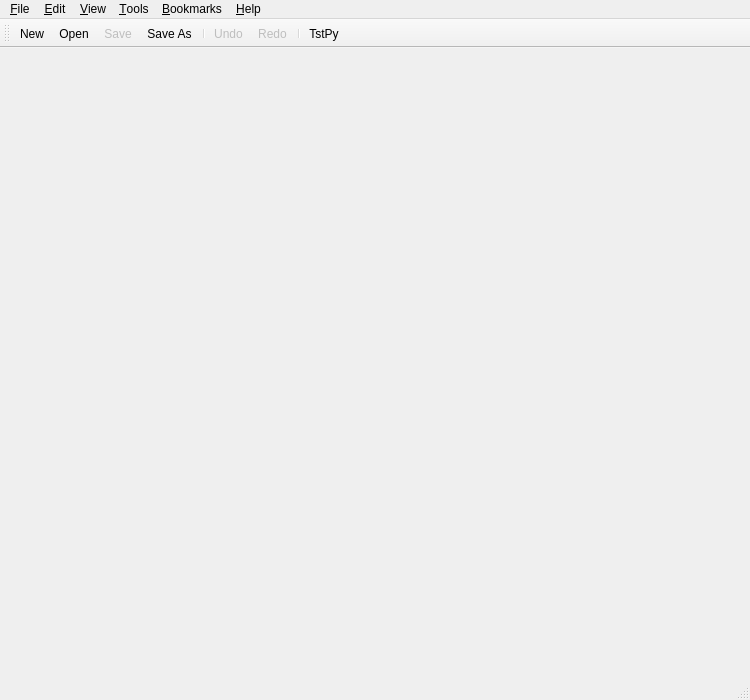
<?xml version="1.0" encoding="UTF-8"?>
<ui version="4.0">
 <class>QScintillaEditor</class>
 <widget class="QMainWindow" name="QScintillaEditor">
  <property name="geometry">
   <rect>
    <x>0</x>
    <y>0</y>
    <width>750</width>
    <height>700</height>
   </rect>
  </property>
  <property name="contextMenuPolicy">
   <enum>Qt::NoContextMenu</enum>
  </property>
  <widget class="QWidget" name="centralWidget"/>
  <widget class="QMenuBar" name="menuBar">
   <property name="geometry">
    <rect>
     <x>0</x>
     <y>0</y>
     <width>750</width>
     <height>17</height>
    </rect>
   </property>
   <widget class="QMenu" name="menuFile">
    <property name="title">
     <string>&amp;File</string>
    </property>
    <widget class="QMenu" name="menuReopenWithEncoding">
     <property name="enabled">
      <bool>false</bool>
     </property>
     <property name="title">
      <string>Reopen with Encoding</string>
     </property>
    </widget>
    <addaction name="actionNew"/>
    <addaction name="actionOpen"/>
    <addaction name="actionReopen"/>
    <addaction name="menuReopenWithEncoding"/>
    <addaction name="actionSave"/>
    <addaction name="actionSaveAs"/>
    <addaction name="separator"/>
    <addaction name="actionPageSetup"/>
    <addaction name="actionPrint"/>
    <addaction name="separator"/>
    <addaction name="actionClose"/>
    <addaction name="actionQuit"/>
   </widget>
   <widget class="QMenu" name="menuEdit">
    <property name="title">
     <string>&amp;Edit</string>
    </property>
    <addaction name="actionUndo"/>
    <addaction name="actionRedo"/>
    <addaction name="separator"/>
    <addaction name="actionCut"/>
    <addaction name="actionCopy"/>
    <addaction name="actionPaste"/>
    <addaction name="separator"/>
    <addaction name="actionFind"/>
    <addaction name="actionFindNext"/>
    <addaction name="actionFindPrevious"/>
    <addaction name="actionReplace"/>
    <addaction name="actionGoTo"/>
    <addaction name="separator"/>
    <addaction name="actionSelectAll"/>
   </widget>
   <widget class="QMenu" name="menuFormat">
    <property name="title">
     <string>&amp;Tools</string>
    </property>
    <widget class="QMenu" name="menuEncoding">
     <property name="title">
      <string>Encoding</string>
     </property>
    </widget>
    <widget class="QMenu" name="menuEndOfLine">
     <property name="title">
      <string>End of Line</string>
     </property>
     <addaction name="actionEndOfLineWindows"/>
     <addaction name="actionEndOfLineUnix"/>
     <addaction name="actionEndOfLineMacintosh"/>
    </widget>
    <widget class="QMenu" name="menuLanguage">
     <property name="title">
      <string>Language</string>
     </property>
    </widget>
    <widget class="QMenu" name="menuColorScheme">
     <property name="title">
      <string>Color Scheme</string>
     </property>
    </widget>
    <addaction name="actionWordWrap"/>
    <addaction name="actionFont"/>
    <addaction name="menuColorScheme"/>
    <addaction name="separator"/>
    <addaction name="menuLanguage"/>
    <addaction name="menuEncoding"/>
    <addaction name="menuEndOfLine"/>
    <addaction name="separator"/>
    <addaction name="actionToLowercase"/>
    <addaction name="actionToUppercase"/>
   </widget>
   <widget class="QMenu" name="menuView">
    <property name="title">
     <string>&amp;View</string>
    </property>
    <widget class="QMenu" name="menuZoom">
     <property name="title">
      <string>Zoom</string>
     </property>
     <addaction name="actionZoomIn"/>
     <addaction name="actionZoomOut"/>
     <addaction name="actionResetZoom"/>
    </widget>
    <addaction name="actionFullscreen"/>
    <addaction name="separator"/>
    <addaction name="actionToolBar"/>
    <addaction name="actionStatusBar"/>
    <addaction name="separator"/>
    <addaction name="menuZoom"/>
    <addaction name="separator"/>
    <addaction name="actionWhitespace"/>
    <addaction name="actionEndOfLine"/>
    <addaction name="separator"/>
    <addaction name="actionIndentationGuides"/>
    <addaction name="actionHighlightCurrentLine"/>
    <addaction name="actionLongLineIndicator"/>
    <addaction name="separator"/>
    <addaction name="actionLineNumbers"/>
    <addaction name="actionIconMargin"/>
    <addaction name="actionFoldMargin"/>
   </widget>
   <widget class="QMenu" name="menuHelp">
    <property name="title">
     <string>&amp;Help</string>
    </property>
    <addaction name="actionAbout"/>
   </widget>
   <widget class="QMenu" name="menuBookmarks">
    <property name="title">
     <string>&amp;Bookmarks</string>
    </property>
    <addaction name="actionToggleBookmark"/>
    <addaction name="actionPreviousBookmark"/>
    <addaction name="actionNextBookmark"/>
    <addaction name="actionClearAllBookmarks"/>
   </widget>
   <addaction name="menuFile"/>
   <addaction name="menuEdit"/>
   <addaction name="menuView"/>
   <addaction name="menuFormat"/>
   <addaction name="menuBookmarks"/>
   <addaction name="menuHelp"/>
  </widget>
  <widget class="QToolBar" name="mainToolBar">
   <property name="toolButtonStyle">
    <enum>Qt::ToolButtonTextBesideIcon</enum>
   </property>
   <attribute name="toolBarArea">
    <enum>TopToolBarArea</enum>
   </attribute>
   <attribute name="toolBarBreak">
    <bool>false</bool>
   </attribute>
   <addaction name="actionNew"/>
   <addaction name="actionOpen"/>
   <addaction name="actionSave"/>
   <addaction name="actionSaveAs"/>
   <addaction name="separator"/>
   <addaction name="actionUndo"/>
   <addaction name="actionRedo"/>
   <addaction name="separator"/>
   <addaction name="actionTstPy"/>
  </widget>
  <widget class="QStatusBar" name="statusBar"/>
  <action name="actionNew">
   <property name="text">
    <string>New</string>
   </property>
   <property name="shortcut">
    <string>Ctrl+N</string>
   </property>
  </action>
  <action name="actionOpen">
   <property name="text">
    <string>Open...</string>
   </property>
   <property name="shortcut">
    <string>Ctrl+O</string>
   </property>
  </action>
  <action name="actionSave">
   <property name="enabled">
    <bool>false</bool>
   </property>
   <property name="text">
    <string>Save</string>
   </property>
   <property name="shortcut">
    <string>Ctrl+S</string>
   </property>
  </action>
  <action name="actionSaveAs">
   <property name="text">
    <string>Save As...</string>
   </property>
  </action>
  <action name="actionPrint">
   <property name="text">
    <string>Print...</string>
   </property>
   <property name="shortcut">
    <string>Ctrl+P</string>
   </property>
  </action>
  <action name="actionPageSetup">
   <property name="text">
    <string>Page Setup...</string>
   </property>
  </action>
  <action name="actionClose">
   <property name="text">
    <string>Close</string>
   </property>
   <property name="toolTip">
    <string>Close</string>
   </property>
  </action>
  <action name="actionUndo">
   <property name="enabled">
    <bool>false</bool>
   </property>
   <property name="text">
    <string>Undo</string>
   </property>
   <property name="shortcut">
    <string>Ctrl+Z</string>
   </property>
  </action>
  <action name="actionCut">
   <property name="text">
    <string>Cut</string>
   </property>
   <property name="shortcut">
    <string>Ctrl+X</string>
   </property>
  </action>
  <action name="actionCopy">
   <property name="text">
    <string>Copy</string>
   </property>
   <property name="shortcut">
    <string>Ctrl+C</string>
   </property>
  </action>
  <action name="actionPaste">
   <property name="text">
    <string>Paste</string>
   </property>
   <property name="shortcut">
    <string>Ctrl+V</string>
   </property>
  </action>
  <action name="actionFind">
   <property name="text">
    <string>Find...</string>
   </property>
   <property name="shortcut">
    <string>Ctrl+F</string>
   </property>
  </action>
  <action name="actionFindNext">
   <property name="text">
    <string>Find Next</string>
   </property>
   <property name="shortcut">
    <string>F3</string>
   </property>
  </action>
  <action name="actionReplace">
   <property name="text">
    <string>Replace...</string>
   </property>
   <property name="shortcut">
    <string>Ctrl+H</string>
   </property>
  </action>
  <action name="actionGoTo">
   <property name="text">
    <string>Go To...</string>
   </property>
   <property name="shortcut">
    <string>Ctrl+G</string>
   </property>
  </action>
  <action name="actionSelectAll">
   <property name="text">
    <string>Select All</string>
   </property>
   <property name="shortcut">
    <string>Ctrl+A</string>
   </property>
  </action>
  <action name="actionWordWrap">
   <property name="checkable">
    <bool>true</bool>
   </property>
   <property name="text">
    <string>Word Wrap</string>
   </property>
  </action>
  <action name="actionFont">
   <property name="text">
    <string>Font...</string>
   </property>
  </action>
  <action name="actionStatusBar">
   <property name="checkable">
    <bool>true</bool>
   </property>
   <property name="checked">
    <bool>false</bool>
   </property>
   <property name="text">
    <string>Status Bar</string>
   </property>
  </action>
  <action name="actionAbout">
   <property name="text">
    <string>About...</string>
   </property>
  </action>
  <action name="actionRedo">
   <property name="enabled">
    <bool>false</bool>
   </property>
   <property name="text">
    <string>Redo</string>
   </property>
   <property name="shortcut">
    <string>Ctrl+Y</string>
   </property>
  </action>
  <action name="actionToolBar">
   <property name="checkable">
    <bool>true</bool>
   </property>
   <property name="checked">
    <bool>false</bool>
   </property>
   <property name="text">
    <string>Tool Bar</string>
   </property>
  </action>
  <action name="actionFullscreen">
   <property name="checkable">
    <bool>true</bool>
   </property>
   <property name="text">
    <string>Fullscreen</string>
   </property>
   <property name="shortcut">
    <string>F11</string>
   </property>
  </action>
  <action name="actionZoomIn">
   <property name="text">
    <string>Zoom In</string>
   </property>
   <property name="shortcut">
    <string>Ctrl++</string>
   </property>
  </action>
  <action name="actionZoomOut">
   <property name="text">
    <string>Zoom Out</string>
   </property>
   <property name="shortcut">
    <string>Ctrl+-</string>
   </property>
  </action>
  <action name="actionResetZoom">
   <property name="text">
    <string>Reset Zoom</string>
   </property>
   <property name="shortcut">
    <string>Ctrl+0</string>
   </property>
  </action>
  <action name="actionWhitespace">
   <property name="checkable">
    <bool>true</bool>
   </property>
   <property name="checked">
    <bool>false</bool>
   </property>
   <property name="text">
    <string>Whitespace</string>
   </property>
  </action>
  <action name="actionFindPrevious">
   <property name="text">
    <string>Find Previous</string>
   </property>
   <property name="shortcut">
    <string>Shift+F3</string>
   </property>
  </action>
  <action name="actionLineNumbers">
   <property name="checkable">
    <bool>true</bool>
   </property>
   <property name="checked">
    <bool>false</bool>
   </property>
   <property name="text">
    <string>Line Numbers</string>
   </property>
  </action>
  <action name="actionLongLineIndicator">
   <property name="checkable">
    <bool>true</bool>
   </property>
   <property name="checked">
    <bool>false</bool>
   </property>
   <property name="text">
    <string>Long Line Indicator</string>
   </property>
  </action>
  <action name="actionQuit">
   <property name="text">
    <string>Quit</string>
   </property>
  </action>
  <action name="actionReopen">
   <property name="enabled">
    <bool>false</bool>
   </property>
   <property name="text">
    <string>Reopen</string>
   </property>
   <property name="shortcut">
    <string>F5</string>
   </property>
  </action>
  <action name="actionIndentationGuides">
   <property name="checkable">
    <bool>true</bool>
   </property>
   <property name="checked">
    <bool>false</bool>
   </property>
   <property name="text">
    <string>Indentation Guides</string>
   </property>
  </action>
  <action name="actionEndOfLineWindows">
   <property name="checkable">
    <bool>true</bool>
   </property>
   <property name="text">
    <string>Windows</string>
   </property>
  </action>
  <action name="actionEndOfLineUnix">
   <property name="checkable">
    <bool>true</bool>
   </property>
   <property name="text">
    <string>Unix</string>
   </property>
  </action>
  <action name="actionEndOfLineMacintosh">
   <property name="checkable">
    <bool>true</bool>
   </property>
   <property name="text">
    <string>Macintosh</string>
   </property>
  </action>
  <action name="actionEndOfLine">
   <property name="checkable">
    <bool>true</bool>
   </property>
   <property name="text">
    <string>End of Line</string>
   </property>
  </action>
  <action name="actionToLowercase">
   <property name="text">
    <string>To Lowercase</string>
   </property>
   <property name="shortcut">
    <string>Ctrl+U</string>
   </property>
  </action>
  <action name="actionToUppercase">
   <property name="text">
    <string>To Uppercase</string>
   </property>
   <property name="shortcut">
    <string>Ctrl+Shift+U</string>
   </property>
  </action>
  <action name="actionIconMargin">
   <property name="checkable">
    <bool>true</bool>
   </property>
   <property name="text">
    <string>Icon Margin</string>
   </property>
  </action>
  <action name="actionFoldMargin">
   <property name="checkable">
    <bool>true</bool>
   </property>
   <property name="checked">
    <bool>false</bool>
   </property>
   <property name="text">
    <string>Fold Margin</string>
   </property>
  </action>
  <action name="actionToggleBookmark">
   <property name="text">
    <string>Toggle Bookmark</string>
   </property>
   <property name="shortcut">
    <string>Ctrl+B</string>
   </property>
  </action>
  <action name="actionPreviousBookmark">
   <property name="text">
    <string>Previous</string>
   </property>
   <property name="shortcut">
    <string>Shift+F2</string>
   </property>
  </action>
  <action name="actionNextBookmark">
   <property name="text">
    <string>Next</string>
   </property>
   <property name="shortcut">
    <string>F2</string>
   </property>
  </action>
  <action name="actionClearAllBookmarks">
   <property name="text">
    <string>Clear All</string>
   </property>
  </action>
  <action name="actionHighlightCurrentLine">
   <property name="checkable">
    <bool>true</bool>
   </property>
   <property name="text">
    <string>Highlight Current Line</string>
   </property>
  </action>
  <action name="actionTstPy">
   <property name="text">
    <string>TstPy</string>
   </property>
   <property name="toolTip">
    <string>toolti for action test python</string>
   </property>
   <property name="menuRole">
    <enum>QAction::NoRole</enum>
   </property>
  </action>
 </widget>
 <layoutdefault spacing="6" margin="11"/>
 <resources/>
 <connections/>
</ui>
